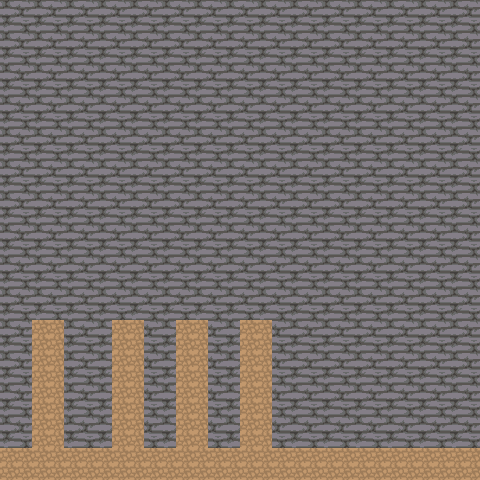

Below is a game level as drawn by its tile map, then a one-line description and the .tmx file that defines it, in full:
An orthogonal 30x30 tile map with 16x16 px tiles, 2 tile layers (dirt, wall).

<map version="1.5" tiledversion="1.7.2" orientation="orthogonal" renderorder="right-down" width="30" height="30" tilewidth="16" tileheight="16" infinite="0" nextlayerid="6" nextobjectid="10">
 <tileset firstgid="1" source="map1.tsx" />
 <layer id="1" name="dirt" width="30" height="30">
  <data encoding="csv">
344,344,344,344,344,344,344,344,344,344,344,344,344,344,344,344,344,344,344,344,344,344,344,344,344,344,344,344,344,344,
344,344,344,344,344,344,344,344,344,344,344,344,344,344,344,344,344,344,344,344,344,344,344,344,344,344,344,344,344,344,
344,344,344,344,344,344,344,344,344,344,344,344,344,344,344,344,344,344,344,344,344,344,344,344,344,344,344,344,344,344,
344,344,344,344,344,344,344,344,344,344,344,344,344,344,344,344,344,344,344,344,344,344,344,344,344,344,344,344,344,344,
344,344,344,344,344,344,344,344,344,344,344,344,344,344,344,344,344,344,344,344,344,344,344,344,344,344,344,344,344,344,
344,344,344,344,344,344,344,344,344,344,344,344,344,344,344,344,344,344,344,344,344,344,344,344,344,344,344,344,344,344,
344,344,344,344,344,344,344,344,344,344,344,344,344,344,344,344,344,344,344,344,344,344,344,344,344,344,344,344,344,344,
344,344,344,344,344,344,344,344,344,344,344,344,344,344,344,344,344,344,344,344,344,344,344,344,344,344,344,344,344,344,
344,344,344,344,344,344,344,344,344,344,344,344,344,344,344,344,344,344,344,344,344,344,344,344,344,344,344,344,344,344,
344,344,344,344,344,344,344,344,344,344,344,344,344,344,344,344,344,344,344,344,344,344,344,344,344,344,344,344,344,344,
344,344,344,344,344,344,344,344,344,344,344,344,344,344,344,344,344,344,344,344,344,344,344,344,344,344,344,344,344,344,
344,344,344,344,344,344,344,344,344,344,344,344,344,344,344,344,344,344,344,344,344,344,344,344,344,344,344,344,344,344,
344,344,344,344,344,344,344,344,344,344,344,344,344,344,344,344,344,344,344,344,344,344,344,344,344,344,344,344,344,344,
344,344,344,344,344,344,344,344,344,344,344,344,344,344,344,344,344,344,344,344,344,344,344,344,344,344,344,344,344,344,
344,344,344,344,344,344,344,344,344,344,344,344,344,344,344,344,344,344,344,344,344,344,344,344,344,344,344,344,344,344,
344,344,344,344,344,344,344,344,344,344,344,344,344,344,344,344,344,344,344,344,344,344,344,344,344,344,344,344,344,344,
344,344,344,344,344,344,344,344,344,344,344,344,344,344,344,344,344,344,344,344,344,344,344,344,344,344,344,344,344,344,
344,344,344,344,344,344,344,344,344,344,344,344,344,344,344,344,344,344,344,344,344,344,344,344,344,344,344,344,344,344,
344,344,344,344,344,344,344,344,344,344,344,344,344,344,344,344,344,344,344,344,344,344,344,344,344,344,344,344,344,344,
344,344,344,344,344,344,344,344,344,344,344,344,344,344,344,344,344,344,344,344,344,344,344,344,344,344,344,344,344,344,
344,344,344,344,344,344,344,344,344,344,344,344,344,344,344,344,344,344,344,344,344,344,344,344,344,344,344,344,344,344,
344,344,344,344,344,344,344,344,344,344,344,344,344,344,344,344,344,344,344,344,344,344,344,344,344,344,344,344,344,344,
344,344,344,344,344,344,344,344,344,344,344,344,344,344,344,344,344,344,344,344,344,344,344,344,344,344,344,344,344,344,
344,344,344,344,344,344,344,344,344,344,344,344,344,344,344,344,344,344,344,344,344,344,344,344,344,344,344,344,344,344,
344,344,344,344,344,344,344,344,344,344,344,344,344,344,344,344,344,344,344,344,344,344,344,344,344,344,344,344,344,344,
344,344,344,344,344,344,344,344,344,344,344,344,344,344,344,344,344,344,344,344,344,344,344,344,344,344,344,344,344,344,
344,344,344,344,344,344,344,344,344,344,344,344,344,344,344,344,344,344,344,344,344,344,344,344,344,344,344,344,344,344,
344,344,344,344,344,344,344,344,344,344,344,344,344,344,344,344,344,344,344,344,344,344,344,344,344,344,344,344,344,344,
344,344,344,344,344,344,344,344,344,344,344,344,344,344,344,344,344,344,344,344,344,344,344,344,344,344,344,344,344,344,
344,344,344,344,344,344,344,344,344,344,344,344,344,344,344,344,344,344,344,344,344,344,344,344,344,344,344,344,344,344
</data>
 </layer>
 <layer id="2" name="wall" width="30" height="30">
  <data encoding="csv">
167,168,167,168,167,168,167,168,167,168,167,168,167,168,167,168,167,168,167,168,167,168,167,168,167,168,167,168,167,168,
207,208,207,208,207,208,207,208,207,208,207,208,207,208,207,208,207,208,207,208,207,208,207,208,207,208,207,208,207,208,
167,168,167,168,167,168,167,168,167,168,167,168,167,168,167,168,167,168,167,168,167,168,167,168,167,168,167,168,167,168,
207,208,207,208,207,208,207,208,207,208,207,208,207,208,207,208,207,208,207,208,207,208,207,208,207,208,207,208,207,208,
167,168,167,168,167,168,167,168,167,168,167,168,167,168,167,168,167,168,167,168,167,168,167,168,167,168,167,168,167,168,
207,208,207,208,207,208,207,208,207,208,207,208,207,208,207,208,207,208,207,208,207,208,207,208,207,208,207,208,207,208,
167,168,167,168,167,168,167,168,167,168,167,168,167,168,167,168,167,168,167,168,167,168,167,168,167,168,167,168,167,168,
207,208,207,208,207,208,207,208,207,208,207,208,207,208,207,208,207,208,207,208,207,208,207,208,207,208,207,208,207,208,
167,168,167,168,167,168,167,168,167,168,167,168,167,168,167,168,167,168,167,168,167,168,167,168,167,168,167,168,167,168,
207,208,207,208,207,208,207,208,207,208,207,208,207,208,207,208,207,208,207,208,207,208,207,208,207,208,207,208,207,208,
167,168,167,168,167,168,167,168,167,168,167,168,167,168,167,168,167,168,167,168,167,168,167,168,167,168,167,168,167,168,
207,208,207,208,207,208,207,208,207,208,207,208,207,208,207,208,207,208,207,208,207,208,207,208,207,208,207,208,207,208,
167,168,167,168,167,168,167,168,167,168,167,168,167,168,167,168,167,168,167,168,167,168,167,168,167,168,167,168,167,168,
207,208,207,208,207,208,207,208,207,208,207,208,207,208,207,208,207,208,207,208,207,208,207,208,207,208,207,208,207,208,
167,168,167,168,167,168,167,168,167,168,167,168,167,168,167,168,167,168,167,168,167,168,167,168,167,168,167,168,167,168,
207,208,207,208,207,208,207,208,207,208,207,208,207,208,207,208,207,208,207,208,207,208,207,208,207,208,207,208,207,208,
167,168,167,168,167,168,167,168,167,168,167,168,167,168,167,168,167,168,167,168,167,168,167,168,167,168,167,168,167,168,
207,208,207,208,207,208,207,208,207,208,207,208,207,208,207,208,207,208,207,208,207,208,207,208,207,208,207,208,207,208,
167,168,167,168,167,168,167,168,167,168,167,168,167,168,167,168,167,168,167,168,167,168,167,168,167,168,167,168,167,168,
207,208,207,208,207,208,207,208,207,208,207,208,207,208,207,208,207,208,207,208,207,208,207,208,207,208,207,208,207,208,
167,168,0,0,167,168,167,0,0,168,167,0,0,168,167,0,0,168,167,168,167,168,167,168,167,168,167,168,167,168,
207,208,0,0,207,208,207,0,0,208,207,0,0,208,207,0,0,208,207,208,207,208,207,208,207,208,207,208,207,208,
167,168,0,0,167,168,167,0,0,168,167,0,0,168,167,0,0,168,167,168,167,168,167,168,167,168,167,168,167,168,
207,208,0,0,207,208,207,0,0,208,207,0,0,208,207,0,0,208,207,208,207,208,207,208,207,208,207,208,207,208,
167,168,0,0,167,168,167,0,0,168,167,0,0,168,167,0,0,168,167,168,167,168,167,168,167,168,167,168,167,168,
207,208,0,0,207,208,207,0,0,208,207,0,0,208,207,0,0,208,207,208,207,208,207,208,207,208,207,208,207,208,
167,168,0,0,167,168,167,0,0,168,167,0,0,168,167,0,0,168,167,168,167,168,167,168,167,168,167,168,167,168,
207,208,0,0,207,208,207,0,0,208,207,0,0,208,207,0,0,208,207,208,207,208,207,208,207,208,207,208,207,208,
0,0,0,0,0,0,0,0,0,0,0,0,0,0,0,0,0,0,0,0,0,0,0,0,0,0,0,0,0,0,
0,0,0,0,0,0,0,0,0,0,0,0,0,0,0,0,0,0,0,0,0,0,0,0,0,0,0,0,0,0
</data>
 </layer>
</map>
